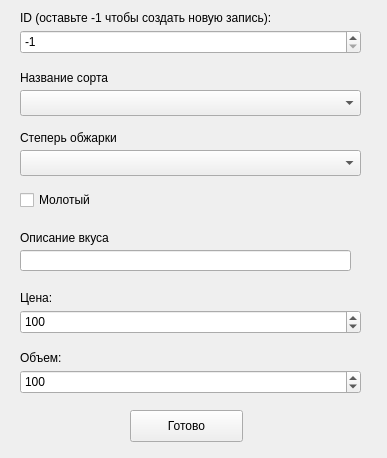
<?xml version="1.0" encoding="UTF-8"?>
<ui version="4.0">
 <class>Form</class>
 <widget class="QWidget" name="Form">
  <property name="geometry">
   <rect>
    <x>0</x>
    <y>0</y>
    <width>387</width>
    <height>458</height>
   </rect>
  </property>
  <property name="windowTitle">
   <string>Добавить</string>
  </property>
  <widget class="QLabel" name="label">
   <property name="geometry">
    <rect>
     <x>20</x>
     <y>10</y>
     <width>331</width>
     <height>16</height>
    </rect>
   </property>
   <property name="text">
    <string>ID (оставьте -1 чтобы создать новую запись):</string>
   </property>
  </widget>
  <widget class="QLabel" name="label_2">
   <property name="geometry">
    <rect>
     <x>20</x>
     <y>70</y>
     <width>331</width>
     <height>16</height>
    </rect>
   </property>
   <property name="text">
    <string>Название сорта</string>
   </property>
  </widget>
  <widget class="QLabel" name="label_3">
   <property name="geometry">
    <rect>
     <x>20</x>
     <y>130</y>
     <width>331</width>
     <height>16</height>
    </rect>
   </property>
   <property name="text">
    <string>Степерь обжарки</string>
   </property>
  </widget>
  <widget class="QComboBox" name="type_name">
   <property name="geometry">
    <rect>
     <x>20</x>
     <y>90</y>
     <width>341</width>
     <height>26</height>
    </rect>
   </property>
   <property name="editable">
    <bool>false</bool>
   </property>
   <property name="currentIndex">
    <number>-1</number>
   </property>
  </widget>
  <widget class="QComboBox" name="fire_type">
   <property name="geometry">
    <rect>
     <x>20</x>
     <y>150</y>
     <width>341</width>
     <height>26</height>
    </rect>
   </property>
   <property name="editable">
    <bool>false</bool>
   </property>
  </widget>
  <widget class="QCheckBox" name="ground">
   <property name="geometry">
    <rect>
     <x>20</x>
     <y>190</y>
     <width>87</width>
     <height>20</height>
    </rect>
   </property>
   <property name="text">
    <string>Молотый</string>
   </property>
  </widget>
  <widget class="QSpinBox" name="id">
   <property name="geometry">
    <rect>
     <x>20</x>
     <y>30</y>
     <width>341</width>
     <height>24</height>
    </rect>
   </property>
   <property name="suffix">
    <string/>
   </property>
   <property name="minimum">
    <number>-1</number>
   </property>
   <property name="value">
    <number>-1</number>
   </property>
  </widget>
  <widget class="QLabel" name="label_5">
   <property name="geometry">
    <rect>
     <x>20</x>
     <y>230</y>
     <width>331</width>
     <height>16</height>
    </rect>
   </property>
   <property name="text">
    <string>Описание вкуса</string>
   </property>
  </widget>
  <widget class="QLineEdit" name="taste_description">
   <property name="geometry">
    <rect>
     <x>20</x>
     <y>250</y>
     <width>331</width>
     <height>21</height>
    </rect>
   </property>
  </widget>
  <widget class="QLabel" name="label_4">
   <property name="geometry">
    <rect>
     <x>20</x>
     <y>290</y>
     <width>331</width>
     <height>16</height>
    </rect>
   </property>
   <property name="text">
    <string>Цена:</string>
   </property>
  </widget>
  <widget class="QSpinBox" name="price">
   <property name="geometry">
    <rect>
     <x>20</x>
     <y>310</y>
     <width>341</width>
     <height>24</height>
    </rect>
   </property>
   <property name="suffix">
    <string/>
   </property>
   <property name="minimum">
    <number>10</number>
   </property>
   <property name="maximum">
    <number>10000</number>
   </property>
   <property name="value">
    <number>100</number>
   </property>
  </widget>
  <widget class="QLabel" name="label_6">
   <property name="geometry">
    <rect>
     <x>20</x>
     <y>350</y>
     <width>331</width>
     <height>16</height>
    </rect>
   </property>
   <property name="text">
    <string>Объем:</string>
   </property>
  </widget>
  <widget class="QSpinBox" name="vol">
   <property name="geometry">
    <rect>
     <x>20</x>
     <y>370</y>
     <width>341</width>
     <height>24</height>
    </rect>
   </property>
   <property name="suffix">
    <string/>
   </property>
   <property name="minimum">
    <number>10</number>
   </property>
   <property name="maximum">
    <number>10000</number>
   </property>
   <property name="value">
    <number>100</number>
   </property>
  </widget>
  <widget class="QPushButton" name="done">
   <property name="geometry">
    <rect>
     <x>130</x>
     <y>410</y>
     <width>113</width>
     <height>32</height>
    </rect>
   </property>
   <property name="text">
    <string>Готово</string>
   </property>
  </widget>
 </widget>
 <resources/>
 <connections/>
</ui>
